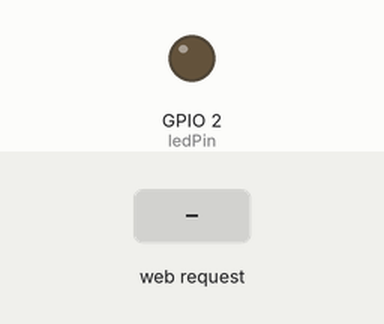
A sketch run on a simulated ESP32. Parts: output pins drawn as LEDs (lit = HIGH). The test bench sets the inputs (shaded band). What the sketch prints to the serial monitor is not drawn.

Above: at 1.2 s.
1.3 s: HTTP request GET /on received
At 1.7 s:
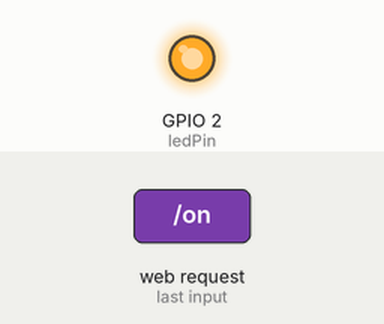
2.8 s: HTTP request GET /off received
At 4.0 s:
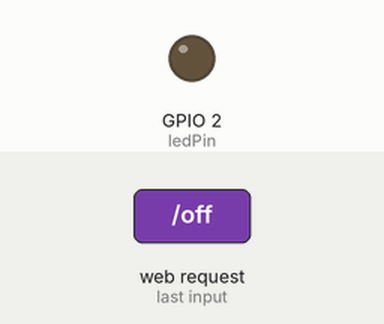
Timing chart, 0 to 5.8 s (numbered marks = the images above; inputs shaded):
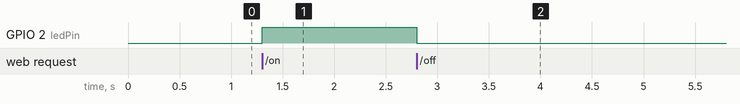

The sketch:

exer1.ino
```cpp
#include <WiFi.h>
#include <WebServer.h>

// Set the credentials for your ESP32's own network
const char* ssid = "ESP32_Control_Panel";
const char* password = "password123";

WebServer server(80);
const int ledPin = 2; // Onboard LED

void handleRoot() {
  String html = "<h1>ESP32 LED Control (AP Mode)</h1>";
  html += "<p><a href='/on'><button>ON</button></a></p>";
  html += "<p><a href='/off'><button>OFF</button></a></p>";
  server.send(200, "text/html", html);
}

void setup() {
  Serial.begin(115200);
  pinMode(ledPin, OUTPUT);

  // Configure the ESP32 as an Access Point
  Serial.print("Configuring access point...");
  WiFi.softAP(ssid, password);

  // Get the IP assigned to the AP (Default is 192.168.4.1)
  IPAddress myIP = WiFi.softAPIP();
  Serial.print("AP IP address: ");
  Serial.println(myIP);

  server.on("/", handleRoot);
  server.on("/on", []() {
    digitalWrite(ledPin, HIGH);
    server.send(200, "text/html", "LED is ON. <a href='/'>Back</a>");
  });
  server.on("/off", []() {
    digitalWrite(ledPin, LOW);
    server.send(200, "text/html", "LED is OFF. <a href='/'>Back</a>");
  });

  server.begin();
  Serial.println("HTTP server started");
}

void loop() {
  server.handleClient();
}
```

Measured:
- after the input at 1.3 s, GPIO 2 (ledPin): LOW → HIGH at once
- after the input at 2.8 s, GPIO 2 (ledPin): HIGH → LOW at once
